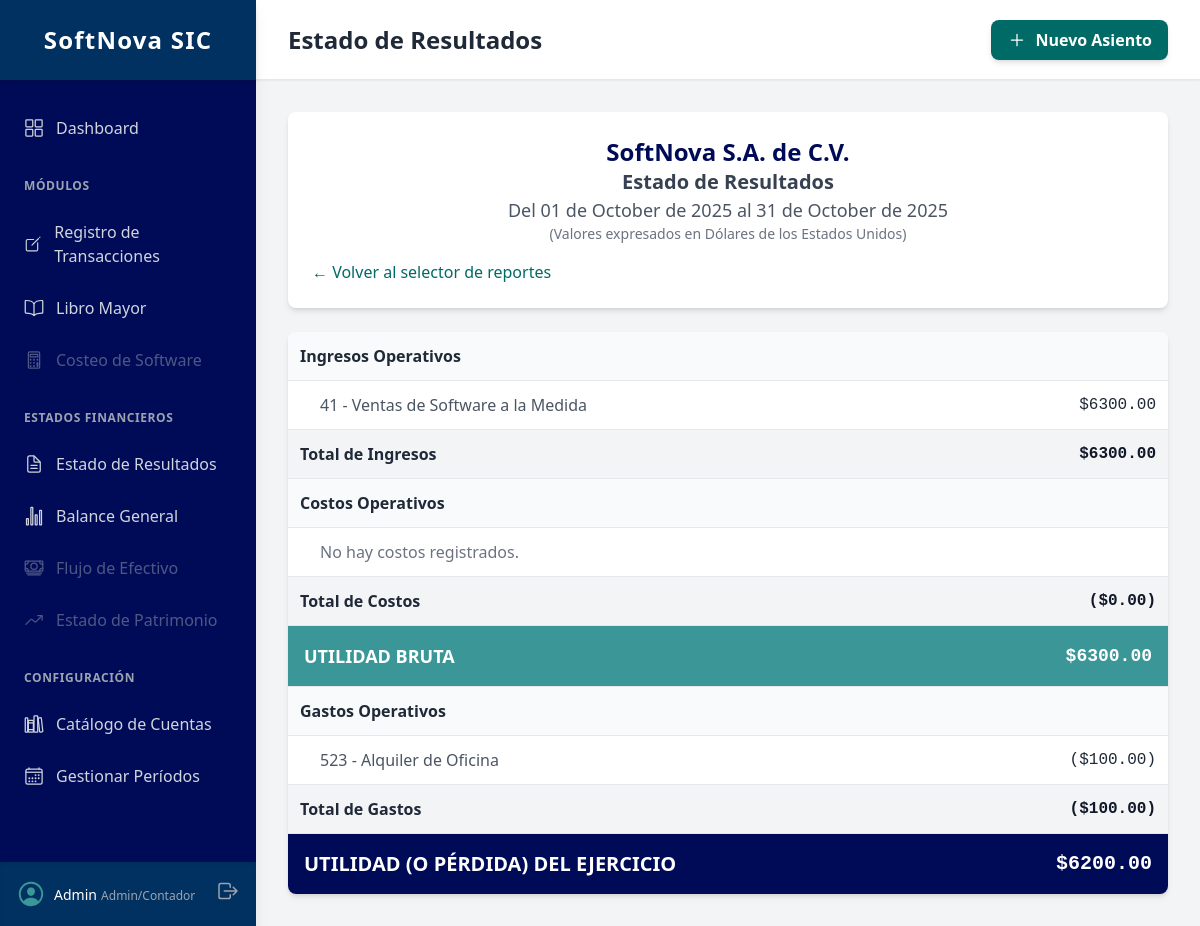
The page /contabilidad/reportes/estado-resultados/1/ (signed in) on the database its author committed.
### contabilidad/models.py (models this page shows, shortened)
class PeriodoContable(models.Model):
    class EstadoPeriodo(models.TextChoices):
        ABIERTO = 'ABIERTO', 'Abierto'
        CERRADO = 'CERRADO', 'Cerrado'
    nombre = models.CharField(
        max_length=100,
        unique=True,
        help_text="Nombre del período (ej. Enero 2024)"
    )
    fecha_inicio = models.DateField()
    fecha_fin = models.DateField()
    estado = models.CharField(
        max_length=10,
        choices=EstadoPeriodo.choices,
        default=EstadoPeriodo.ABIERTO
    )
    class Meta:
        ordering = ['-fecha_inicio']
        verbose_name = "Período Contable"
        verbose_name_plural = "Períodos Contables"

class Cuenta(models.Model):
    class TipoCuenta(models.TextChoices):
        ACTIVO = 'ACTIVO', 'Activo'
        PASIVO = 'PASIVO', 'Pasivo'
        PATRIMONIO = 'PATRIMONIO', 'Patrimonio'
        INGRESO = 'INGRESO', 'Ingreso'
        COSTO = 'COSTO', 'Costo'
        GASTO = 'GASTO', 'Gasto'
        CUENTA_DE_ORDEN = 'ORDEN', 'Cuenta de Orden'
    class NaturalezaCuenta(models.TextChoices):
        DEUDORA = 'DEUDORA', 'Deudora'
        ACREEDORA = 'ACREEDORA', 'Acreedora'
    codigo = models.CharField(
        max_length=20,
        unique=True,
        help_text="Código único de la cuenta (ej. 111, 121.01)"
    )
    nombre = models.CharField(
        max_length=255,
        help_text="Nombre descriptivo de la cuenta (ej. Caja General)"
    )
    padre = models.ForeignKey(
        'self',
        null=True,
        blank=True,
        on_delete=models.PROTECT, # Proteger para no borrar padres con hijos
        related_name='hijos',
        help_text="Cuenta padre a la que pertenece esta subcuenta"
    )
    tipo_cuenta = models.CharField(
        max_length=10,
        choices=TipoCuenta.choices,
        help_text="Clasificación principal para estados financieros"
    )
    naturaleza = models.CharField(
        max_length=10,
        choices=NaturalezaCuenta.choices,
        help_text="Naturaleza de la cuenta (Deudora o Acreedora)"
    )
    es_imputable = models.BooleanField(
        default=False,
        help_text="Indica si la cuenta puede recibir movimientos (transacciones)"
    )
    class Meta:
        ordering = ['codigo']
        verbose_name = "Cuenta Contable"
        verbose_name_plural = "Catálogo de Cuentas"

### contabilidad/views.py (the view)
# urls.py: path('reportes/estado-resultados/<int:periodo_id>/', views.estado_resultados, name='estado_resultados'),
@login_required
@user_passes_test(es_contador_o_admin, login_url='/admin/login/')
def estado_resultados(request, periodo_id):
    periodo = get_object_or_404(PeriodoContable, pk=periodo_id)
    lista_ingresos, total_ingresos = _calcular_saldos_cuentas_por_tipo(periodo, Cuenta.TipoCuenta.INGRESO)
    lista_costos, total_costos = _calcular_saldos_cuentas_por_tipo(periodo, Cuenta.TipoCuenta.COSTO)
    lista_gastos, total_gastos = _calcular_saldos_cuentas_por_tipo(periodo, Cuenta.TipoCuenta.GASTO)
    utilidad_bruta = total_ingresos - total_costos
    utilidad_neta = utilidad_bruta - total_gastos # Simplificación (Utilidad antes de Impuestos)
    context = {
        'periodo': periodo,
        'lista_ingresos': lista_ingresos,
        'total_ingresos': total_ingresos,
        'lista_costos': lista_costos,
        'total_costos': total_costos,
        'lista_gastos': lista_gastos,
        'total_gastos': total_gastos,
        'utilidad_bruta': utilidad_bruta,
        'utilidad_neta': utilidad_neta,
    }
    return render(request, 'contabilidad/estado_resultados.html', context)

### contabilidad/views.py (called while the page is built)
def es_contador_o_admin(user):
    return user.is_staff or user.is_superuser

### contabilidad/templates/contabilidad/estado_resultados.html (shortened to what this page needs)
{% extends 'base.html' %}
{% block page_title %}Estado de Resultados{% endblock %}
{% block content %}
<div class="bg-white p-6 rounded-lg shadow-md mb-6">
    <div class="text-center">
        <h2 class="text-2xl font-bold text-sic-dark-blue">SoftNova S.A. de C.V.</h2>
        <h3 class="text-xl font-semibold text-gray-700">Estado de Resultados</h3>
        <p class="text-lg text-gray-600">Del {{ periodo.fecha_inicio|date:"d \d\e F \d\e Y" }} al {{ periodo.fecha_fin|date:"d \d\e F \d\e Y" }}</p>
        <p class="text-sm text-gray-500">(Valores expresados en Dólares de los Estados Unidos)</p>
    </div>
    <a href="{% url 'contabilidad:mayor_seleccion' %}?periodo_id={{ periodo.id }}" class="text-sic-teal hover:underline mt-4 inline-block no-print">
        &larr; Volver al selector de reportes
    </a>
</div>
<div class="bg-white rounded-lg shadow-md overflow-hidden max-w-4xl mx-auto">
    <table class="w-full">
        <tbody class="divide-y divide-gray-200">
            <tr class="bg-gray-50">
                <td class="p-3 font-semibold text-gray-800" colspan="2">Ingresos Operativos</td>
            </tr>
            {% for item in lista_ingresos %}
            <tr>
                <td class="p-3 pl-8 text-gray-600">{{ item.cuenta.codigo }} - {{ item.cuenta.nombre }}</td>
                <td class="p-3 text-right font-mono text-gray-800">${{ item.saldo|floatformat:2 }}</td>
            </tr>
            {% empty %}
             <tr>
                <td class="p-3 pl-8 text-gray-500" colspan="2">No hay ingresos registrados.</td>
            </tr>
            {% endfor %}
            <tr class="bg-gray-100 border-t-2 border-gray-300">
                <td class="p-3 font-semibold text-gray-800">Total de Ingresos</td>
                <td class="p-3 text-right font-mono font-bold text-gray-900">${{ total_ingresos|floatformat:2 }}</td>
            </tr>
            <tr class="bg-gray-50">
                <td class="p-3 font-semibold text-gray-800" colspan="2">Costos Operativos</td>
            </tr>
            {% for item in lista_costos %}
            <tr>
                <td class="p-3 pl-8 text-gray-600">{{ item.cuenta.codigo }} - {{ item.cuenta.nombre }}</td>
                <td class="p-3 text-right font-mono text-gray-800">(${{ item.saldo|floatformat:2 }})</td>
            </tr>
            {% empty %}
             <tr>
                <td class="p-3 pl-8 text-gray-500" colspan="2">No hay costos registrados.</td>
            </tr>
            {% endfor %}
            <tr class="bg-gray-100 border-t-2 border-gray-300">
                <td class="p-3 font-semibold text-gray-800">Total de Costos</td>
                <td class="p-3 text-right font-mono font-bold text-gray-900">(${{ total_costos|floatformat:2 }})</td>
            </tr>
            <tr class="bg-sic-light-teal text-white">
                <td class="p-4 font-bold text-lg">UTILIDAD BRUTA</td>
                <td class="p-4 text-right font-mono font-bold text-lg">${{ utilidad_bruta|floatformat:2 }}</td>
            </tr>
            <tr class="bg-gray-50">
                <td class="p-3 font-semibold text-gray-800" colspan="2">Gastos Operativos</td>
            </tr>
            {% for item in lista_gastos %}
            <tr>
                <td class="p-3 pl-8 text-gray-600">{{ item.cuenta.codigo }} - {{ item.cuenta.nombre }}</td>
                <td class="p-3 text-right font-mono text-gray-800">(${{ item.saldo|floatformat:2 }})</td>
            </tr>
            {% empty %}
             <tr>
                <td class="p-3 pl-8 text-gray-500" colspan="2">No hay gastos registrados.</td>
            </tr>
            {% endfor %}
            <tr class="bg-gray-100 border-t-2 border-gray-300">
                <td class="p-3 font-semibold text-gray-800">Total de Gastos</td>
                <td class="p-3 text-right font-mono font-bold text-gray-900">(${{ total_gastos|floatformat:2 }})</td>
            </tr>
            <tr class="{% if utilidad_neta >= 0 %}bg-sic-dark-blue text-white{% else %}bg-red-700 text-white{% endif %}">
                <td class="p-4 font-bold text-xl">UTILIDAD (O PÉRDIDA) DEL EJERCICIO</td>
                <td class="p-4 text-right font-mono font-bold text-xl">
                    {% if utilidad_neta < 0 %}(${{ utilidad_neta|floatformat:2|slice:"1:" }}){% else %}${{ utilidad_neta|floatformat:2 }}{% endif %}
                </td>
            </tr>
        </tbody>
    </table>
</div>
{% endblock %}

### templates/base.html (shortened to what this page needs)
<!DOCTYPE html>
<html lang="es">
<head>
    <script src="https://cdn.tailwindcss.com"></script>
</head>
<body class="bg-gray-100 font-sans antialiased">
    <div class="flex h-screen">
        <aside class="w-64 bg-sic-dark-blue text-white flex flex-col fixed h-full shadow-lg">
            <div class="h-20 flex items-center justify-center bg-sic-medium-blue shadow-md">
                <h1 class="text-2xl font-bold tracking-wider">SoftNova SIC</h1>
            </div>
            <nav class="flex-1 overflow-y-auto py-6">
                <ul class="space-y-1">
                    <li>
                        <a href="{% url 'contabilidad:dashboard' %}" class="flex items-center space-x-3 px-6 py-3 text-gray-300 hover:bg-sic-medium-blue hover:text-white transition-colors duration-200">
                            <ion-icon name="grid-outline" class="text-xl"></ion-icon>
                            <span class="font-medium">Dashboard</span>
                        </a>
                    </li>
                    <li class="px-6 pt-4 pb-2">
                        <span class="text-xs uppercase text-gray-400 font-semibold tracking-wider">Módulos</span>
                    </li>
                    <li>
                        <a href="{% url 'contabilidad:registrar_asiento' %}" class="flex items-center space-x-3 px-6 py-3 text-gray-300 hover:bg-sic-medium-blue hover:text-white transition-colors duration-200">
                            <ion-icon name="create-outline" class="text-xl"></ion-icon>
                            <span class="font-medium">Registro de Transacciones</span>
                        </a>
                    </li>
                    <li>
                        <a href="{% url 'contabilidad:mayor_seleccion' %}" class="flex items-center space-x-3 px-6 py-3 text-gray-300 hover:bg-sic-medium-blue hover:text-white transition-colors duration-200">
                            <ion-icon name="book-outline" class="text-xl"></ion-icon>
                            <span class="font-medium">Libro Mayor</span>
                        </a>
                    </li>
                    <li>
                        <a href="#" class="flex items-center space-x-3 px-6 py-3 text-gray-400 opacity-50 cursor-not-allowed" title="Próximamente">
                            <ion-icon name="calculator-outline" class="text-xl"></ion-icon>
                            <span class="font-medium">Costeo de Software</span>
                        </a>
                    </li>
                    <li class="px-6 pt-4 pb-2">
                        <span class="text-xs uppercase text-gray-400 font-semibold tracking-wider">Estados Financieros</span>
                    </li>
                    <li>
                        <a href="{% url 'contabilidad:hub_estado_resultados' %}" class="flex items-center space-x-3 px-6 py-3 text-gray-300 hover:bg-sic-medium-blue hover:text-white transition-colors duration-200">
                            <ion-icon name="document-text-outline" class="text-xl"></ion-icon>
                            <span class="font-medium">Estado de Resultados</span>
                        </a>
                    </li>
                    <li>
                        <a href="{% url 'contabilidad:hub_balance_general' %}" class="flex items-center space-x-3 px-6 py-3 text-gray-300 hover:bg-sic-medium-blue hover:text-white transition-colors duration-200">
                            <ion-icon name="stats-chart-outline" class="text-xl"></ion-icon>
                            <span class="font-medium">Balance General</span>
                        </a>
                    </li>
                    <li>
                        <a href="#" class="flex items-center space-x-3 px-6 py-3 text-gray-400 opacity-50 cursor-not-allowed" title="Próximamente">
                            <ion-icon name="cash-outline" class="text-xl"></ion-icon>
                            <span class="font-medium">Flujo de Efectivo</span>
                        </a>
                    </li>
                    <li>
                        <a href="#" class="flex items-center space-x-3 px-6 py-3 text-gray-400 opacity-50 cursor-not-allowed" title="Próximamente">
                            <ion-icon name="trending-up-outline" class="text-xl"></ion-icon>
                            <span class="font-medium">Estado de Patrimonio</span>
                        </a>
                    </li>
                    <li class="px-6 pt-4 pb-2">
                        <span class="text-xs uppercase text-gray-400 font-semibold tracking-wider">Configuración</span>
                    </li>
                    {% if user.is_superuser %}
                        <li>
                            <a href="{% url 'admin:contabilidad_cuenta_changelist' %}" target="_blank" class="flex items-center space-x-3 px-6 py-3 text-gray-300 hover:bg-sic-medium-blue hover:text-white transition-colors duration-200">
                                <ion-icon name="library-outline" class="text-xl"></ion-icon>
                                <span class="font-medium">Catálogo de Cuentas</span>
                            </a>
                        </li>
                        <li>
                            <a href="{% url 'admin:contabilidad_periodocontable_changelist' %}" target="_blank" class="flex items-center space-x-3 px-6 py-3 text-gray-300 hover:bg-sic-medium-blue hover:text-white transition-colors duration-200">
                                <ion-icon name="calendar-outline" class="text-xl"></ion-icon>
                                <span class="font-medium">Gestionar Períodos</span>
                            </a>
                        </li>
                    {% endif %}
                </ul>
            </nav>
            <div class="h-16 p-4 flex items-center justify-between bg-sic-medium-blue shadow-inner">
                <div class="flex items-center space-x-2">
                    <ion-icon name="person-circle-outline" class="text-3xl text-sic-light-teal"></ion-icon>
                    <div>
                        <span class="text-sm font-medium">{% if user.is_authenticated %}{{ user.username }}{% else %}Usuario{% endif %}</span>
                        <span class="text-xs text-gray-400">{% if user.is_staff %}Admin/Contador{% endif %}</span>
                    </div>
                </div>
                <a href="#" title="Cerrar Sesión">
                    <ion-icon name="log-out-outline" class="text-2xl text-gray-400 hover:text-white"></ion-icon>
                </a>
            </div>
        </aside>
        <main class="flex-1 ml-64 h-screen overflow-y-auto">
            <header class="h-20 bg-white shadow-sm flex items-center justify-between px-8 border-b border-gray-200">
                <div>
                    <h2 class="text-2xl font-semibold text-gray-800">
                        {% block page_title %}Dashboard{% endblock %}
                    </h2>
                </div>
                <div>
                    <button class="bg-sic-teal hover:bg-sic-light-teal text-white font-semibold py-2 px-4 rounded-lg shadow-md transition-colors duration-200 flex items-center space-x-2">
                        <ion-icon name="add-outline" class="text-xl"></ion-icon>
                        <span>Nuevo Asiento</span>
                    </button>
                </div>
            </header>
            <div class="p-8">
                {% block content %}{% endblock %}
            </div>
        </main>
    </div>
</body>
</html>

### rows shown on the page
PeriodoContable: fecha_inicio "01 de October de 2025", fecha_fin "31 de October de 2025"
Cuenta: cuenta.codigo "41", cuenta.nombre "Ventas de Software a la Medida", saldo "6300.00"
Cuenta: cuenta.codigo "523", cuenta.nombre "Alquiler de Oficina", saldo "100.00"

### other values the page prints
{{ user.username }} "Admin"
{{ total_ingresos|floatformat:2 }} "6300.00"
{{ total_costos|floatformat:2 }} "0.00"
{{ utilidad_bruta|floatformat:2 }} "6300.00"
{{ total_gastos|floatformat:2 }} "100.00"
{{ utilidad_neta|floatformat:2 }} "6200.00"
